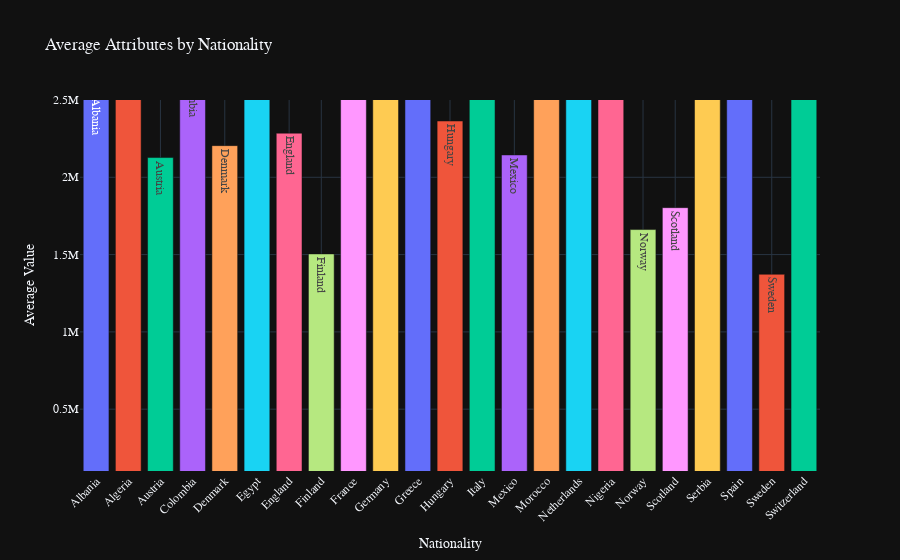

Source (notebook cell):
### Code cell
specific_nationalities = ['Egypt', 'France', 'Germany', 'Netherlands', 'Spain',
                          'England', 'Scotland','Italy', 'Switzerland', 'Serbia',
                          'Morocco', 'Algeria', 'Denmark', 'Hungary', 'Nigeria',
                          'Norway', 'Mexico', 'Austria', 'Albania', 'Colombia',
                          'Greece', 'Finland', 'Sweden']

filtered_df = df[df['Nationality'].isin(specific_nationalities)]

nationality_stats = filtered_df.groupby('Nationality').agg({
    'Age': 'mean', 'Value': 'mean', 'Wage': 'mean',
    'Height': 'mean', 'Total Stats': 'mean', 'Hits': 'mean'
}).reset_index()

fig = px.bar(
    nationality_stats,
    x='Nationality',
    y='Value',
    text='Nationality',
    hover_data=['Age', 'Value', 'Wage', 'Total Stats', 'Height', 'Hits'],
    title='Average Attributes by Nationality',
    labels={'Value': 'Average Value'},
    color='Nationality',
    template='plotly_dark'
)

fig.update_layout(
    xaxis_title='Nationality',
    yaxis_title='Average Value',
    font=dict(family='Arial', size=12),
    xaxis_tickangle=-45,
    yaxis_range=[100000, 2500000],
    xaxis=dict(showgrid=True),
    yaxis=dict(showgrid=True),
    showlegend=False
)

fig.show()

### Figure 1 — Plotly figure (JSON) as saved in the notebook; plotly's stock layout.template omitted (floating-point values rounded to 4 significant figures)
{"data": [{"alignmentgroup": "True", "customdata": [[24.68, 7922, 1604.0, 182.4, 16.34]], "hovertemplate": "Nationality=%{text}<br>Average Value=%{y}<br>Age=%{customdata[0]}<br>Wage=%{customdata[1]}<br>Total Stats=%{customdata[2]}<br>Height=%{customdata[3]}<br>Hits=%{customdata[4]}<extra></extra>", "legendgroup": "Albania", "marker": {"color": "#636efa", "pattern": {"shape": ""}}, "name": "Albania", "offsetgroup": "Albania", "orientation": "v", "showlegend": true, "text": ["Albania"], "textposition": "auto", "type": "bar", "x": ["Albania"], "xaxis": "x", "y": [2531600], "yaxis": "y"}, {"alignmentgroup": "True", "customdata": [[27.09, 21750.0, 1706.0, 181.7, 34.6]], "hovertemplate": "Nationality=%{text}<br>Average Value=%{y}<br>Age=%{customdata[0]}<br>Wage=%{customdata[1]}<br>Total Stats=%{customdata[2]}<br>Height=%{customdata[3]}<br>Hits=%{customdata[4]}<extra></extra>", "legendgroup": "Algeria", "marker": {"color": "#EF553B", "pattern": {"shape": ""}}, "name": "Algeria", "offsetgroup": "Algeria", "orientation": "v", "showlegend": true, "text": ["Algeria"], "textposition": "auto", "type": "bar", "x": ["Algeria"], "xaxis": "x", "y": [5724000.0], "yaxis": "y"}, {"alignmentgroup": "True", "customdata": [[25.16, 7898.0, 1594.0, 182.8, 12.18]], "hovertemplate": "Nationality=%{text}<br>Average Value=%{y}<br>Age=%{customdata[0]}<br>Wage=%{customdata[1]}<br>Total Stats=%{customdata[2]}<br>Height=%{customdata[3]}<br>Hits=%{customdata[4]}<extra></extra>", "legendgroup": "Austria", "marker": {"color": "#00cc96", "pattern": {"shape": ""}}, "name": "Austria", "offsetgroup": "Austria", "orientation": "v", "showlegend": true, "text": ["Austria"], "textposition": "auto", "type": "bar", "x": ["Austria"], "xaxis": "x", "y": [2128000.0], "yaxis": "y"}, {"alignmentgroup": "True", "customdata": [[25.81, 6967.0, 1622.0, 179.2, 15.89]], "hovertemplate": "Nationality=%{text}<br>Average Value=%{y}<br>Age=%{customdata[0]}<br>Wage=%{customdata[1]}<br>Total Stats=%{customdata[2]}<br>Height=%{customdata[3]}<br>Hits=%{customdata[4]}<extra></extra>", "legendgroup": "Colombia", "marker": {"color": "#ab63fa", "pattern": {"shape": ""}}, "name": "Colombia", "offsetgroup": "Colombia", "orientation": "v", "showlegend": true, "text": ["Colombia"], "textposition": "auto", "type": "bar", "x": ["Colombia"], "xaxis": "x", "y": [2710000.0], "yaxis": "y"}, {"alignmentgroup": "True", "customdata": [[24.37, 8326.0, 1591.0, 184.2, 14.05]], "hovertemplate": "Nationality=%{text}<br>Average Value=%{y}<br>Age=%{customdata[0]}<br>Wage=%{customdata[1]}<br>Total Stats=%{customdata[2]}<br>Height=%{customdata[3]}<br>Hits=%{customdata[4]}<extra></extra>", "legendgroup": "Denmark", "marker": {"color": "#FFA15A", "pattern": {"shape": ""}}, "name": "Denmark", "offsetgroup": "Denmark", "orientation": "v", "showlegend": true, "text": ["Denmark"], "textposition": "auto", "type": "bar", "x": ["Denmark"], "xaxis": "x", "y": [2205000.0], "yaxis": "y"}, {"alignmentgroup": "True", "customdata": [[27.37, 15280.0, 1758.0, 179.8, 20.97]], "hovertemplate": "Nationality=%{text}<br>Average Value=%{y}<br>Age=%{customdata[0]}<br>Wage=%{customdata[1]}<br>Total Stats=%{customdata[2]}<br>Height=%{customdata[3]}<br>Hits=%{customdata[4]}<extra></extra>", "legendgroup": "Egypt", "marker": {"color": "#19d3f3", "pattern": {"shape": ""}}, "name": "Egypt", "offsetgroup": "Egypt", "orientation": "v", "showlegend": true, "text": ["Egypt"], "textposition": "auto", "type": "bar", "x": ["Egypt"], "xaxis": "x", "y": [4863000.0], "yaxis": "y"}, {"alignmentgroup": "True", "customdata": [[23.96, 9555.0, 1549.0, 181.8, 25.33]], "hovertemplate": "Nationality=%{text}<br>Average Value=%{y}<br>Age=%{customdata[0]}<br>Wage=%{customdata[1]}<br>Total Stats=%{customdata[2]}<br>Height=%{customdata[3]}<br>Hits=%{customdata[4]}<extra></extra>", "legendgroup": "England", "marker": {"color": "#FF6692", "pattern": {"shape": ""}}, "name": "England", "offsetgroup": "England", "orientation": "v", "showlegend": true, "text": ["England"], "textposition": "auto", "type": "bar", "x": ["England"], "xaxis": "x", "y": [2285000.0], "yaxis": "y"}, {"alignmentgroup": "True", "customdata": [[25.42, 5214.0, 1571.0, 183.9, 11.59]], "hovertemplate": "Nationality=%{text}<br>Average Value=%{y}<br>Age=%{customdata[0]}<br>Wage=%{customdata[1]}<br>Total Stats=%{customdata[2]}<br>Height=%{customdata[3]}<br>Hits=%{customdata[4]}<extra></extra>", "legendgroup": "Finland", "marker": {"color": "#B6E880", "pattern": {"shape": ""}}, "name": "Finland", "offsetgroup": "Finland", "orientation": "v", "showlegend": true, "text": ["Finland"], "textposition": "auto", "type": "bar", "x": ["Finland"], "xaxis": "x", "y": [1504000.0], "yaxis": "y"}, {"alignmentgroup": "True", "customdata": [[24.38, 13510.0, 1624.0, 181.8, 32.47]], "hovertemplate": "Nationality=%{text}<br>Average Value=%{y}<br>Age=%{customdata[0]}<br>Wage=%{customdata[1]}<br>Total Stats=%{customdata[2]}<br>Height=%{customdata[3]}<br>Hits=%{customdata[4]}<extra></extra>", "legendgroup": "France", "marker": {"color": "#FF97FF", "pattern": {"shape": ""}}, "name": "France", "offsetgroup": "France", "orientation": "v", "showlegend": true, "text": ["France"], "textposition": "auto", "type": "bar", "x": ["France"], "xaxis": "x", "y": [4673000.0], "yaxis": "y"}, {"alignmentgroup": "True", "customdata": [[24.67, 9100.0, 1565.0, 183.8, 19.69]], "hovertemplate": "Nationality=%{text}<br>Average Value=%{y}<br>Age=%{customdata[0]}<br>Wage=%{customdata[1]}<br>Total Stats=%{customdata[2]}<br>Height=%{customdata[3]}<br>Hits=%{customdata[4]}<extra></extra>", "legendgroup": "Germany", "marker": {"color": "#FECB52", "pattern": {"shape": ""}}, "name": "Germany", "offsetgroup": "Germany", "orientation": "v", "showlegend": true, "text": ["Germany"], "textposition": "auto", "type": "bar", "x": ["Germany"], "xaxis": "x", "y": [3033000.0], "yaxis": "y"}, {"alignmentgroup": "True", "customdata": [[24.68, 8616, 1610.0, 183.1, 17.41]], "hovertemplate": "Nationality=%{text}<br>Average Value=%{y}<br>Age=%{customdata[0]}<br>Wage=%{customdata[1]}<br>Total Stats=%{customdata[2]}<br>Height=%{customdata[3]}<br>Hits=%{customdata[4]}<extra></extra>", "legendgroup": "Greece", "marker": {"color": "#636efa", "pattern": {"shape": ""}}, "name": "Greece", "offsetgroup": "Greece", "orientation": "v", "showlegend": true, "text": ["Greece"], "textposition": "auto", "type": "bar", "x": ["Greece"], "xaxis": "x", "y": [3044750], "yaxis": "y"}, {"alignmentgroup": "True", "customdata": [[26.19, 6387.0, 1548.0, 184.6, 25.74]], "hovertemplate": "Nationality=%{text}<br>Average Value=%{y}<br>Age=%{customdata[0]}<br>Wage=%{customdata[1]}<br>Total Stats=%{customdata[2]}<br>Height=%{customdata[3]}<br>Hits=%{customdata[4]}<extra></extra>", "legendgroup": "Hungary", "marker": {"color": "#EF553B", "pattern": {"shape": ""}}, "name": "Hungary", "offsetgroup": "Hungary", "orientation": "v", "showlegend": true, "text": ["Hungary"], "textposition": "auto", "type": "bar", "x": ["Hungary"], "xaxis": "x", "y": [2364000.0], "yaxis": "y"}, {"alignmentgroup": "True", "customdata": [[26.14, 17050.0, 1633.0, 182.8, 31.69]], "hovertemplate": "Nationality=%{text}<br>Average Value=%{y}<br>Age=%{customdata[0]}<br>Wage=%{customdata[1]}<br>Total Stats=%{customdata[2]}<br>Height=%{customdata[3]}<br>Hits=%{customdata[4]}<extra></extra>", "legendgroup": "Italy", "marker": {"color": "#00cc96", "pattern": {"shape": ""}}, "name": "Italy", "offsetgroup": "Italy", "orientation": "v", "showlegend": true, "text": ["Italy"], "textposition": "auto", "type": "bar", "x": ["Italy"], "xaxis": "x", "y": [5071000.0], "yaxis": "y"}, {"alignmentgroup": "True", "customdata": [[24.83, 9488.0, 1601.0, 177.3, 16.42]], "hovertemplate": "Nationality=%{text}<br>Average Value=%{y}<br>Age=%{customdata[0]}<br>Wage=%{customdata[1]}<br>Total Stats=%{customdata[2]}<br>Height=%{customdata[3]}<br>Hits=%{customdata[4]}<extra></extra>", "legendgroup": "Mexico", "marker": {"color": "#ab63fa", "pattern": {"shape": ""}}, "name": "Mexico", "offsetgroup": "Mexico", "orientation": "v", "showlegend": true, "text": ["Mexico"], "textposition": "auto", "type": "bar", "x": ["Mexico"], "xaxis": "x", "y": [2145000.0], "yaxis": "y"}, {"alignmentgroup": "True", "customdata": [[26.1, 15470.0, 1729.0, 181.2, 30.34]], "hovertemplate": "Nationality=%{text}<br>Average Value=%{y}<br>Age=%{customdata[0]}<br>Wage=%{customdata[1]}<br>Total Stats=%{customdata[2]}<br>Height=%{customdata[3]}<br>Hits=%{customdata[4]}<extra></extra>", "legendgroup": "Morocco", "marker": {"color": "#FFA15A", "pattern": {"shape": ""}}, "name": "Morocco", "offsetgroup": "Morocco", "orientation": "v", "showlegend": true, "text": ["Morocco"], "textposition": "auto", "type": "bar", "x": ["Morocco"], "xaxis": "x", "y": [5332000.0], "yaxis": "y"}, {"alignmentgroup": "True", "customdata": [[24.34, 10920.0, 1626.0, 183.1, 43.03]], "hovertemplate": "Nationality=%{text}<br>Average Value=%{y}<br>Age=%{customdata[0]}<br>Wage=%{customdata[1]}<br>Total Stats=%{customdata[2]}<br>Height=%{customdata[3]}<br>Hits=%{customdata[4]}<extra></extra>", "legendgroup": "Netherlands", "marker": {"color": "#19d3f3", "pattern": {"shape": ""}}, "name": "Netherlands", "offsetgroup": "Netherlands", "orientation": "v", "showlegend": true, "text": ["Netherlands"], "textposition": "auto", "type": "bar", "x": ["Netherlands"], "xaxis": "x", "y": [4215000.0], "yaxis": "y"}, {"alignmentgroup": "True", "customdata": [[24.29, 11260.0, 1673.0, 182.0, 28.95]], "hovertemplate": "Nationality=%{text}<br>Average Value=%{y}<br>Age=%{customdata[0]}<br>Wage=%{customdata[1]}<br>Total Stats=%{customdata[2]}<br>Height=%{customdata[3]}<br>Hits=%{customdata[4]}<extra></extra>", "legendgroup": "Nigeria", "marker": {"color": "#FF6692", "pattern": {"shape": ""}}, "name": "Nigeria", "offsetgroup": "Nigeria", "orientation": "v", "showlegend": true, "text": ["Nigeria"], "textposition": "auto", "type": "bar", "x": ["Nigeria"], "xaxis": "x", "y": [3548000.0], "yaxis": "y"}, {"alignmentgroup": "True", "customdata": [[24.25, 3836.0, 1566.0, 182.9, 9.829]], "hovertemplate": "Nationality=%{text}<br>Average Value=%{y}<br>Age=%{customdata[0]}<br>Wage=%{customdata[1]}<br>Total Stats=%{customdata[2]}<br>Height=%{customdata[3]}<br>Hits=%{customdata[4]}<extra></extra>", "legendgroup": "Norway", "marker": {"color": "#B6E880", "pattern": {"shape": ""}}, "name": "Norway", "offsetgroup": "Norway", "orientation": "v", "showlegend": true, "text": ["Norway"], "textposition": "auto", "type": "bar", "x": ["Norway"], "xaxis": "x", "y": [1662000.0], "yaxis": "y"}, {"alignmentgroup": "True", "customdata": [[25.07, 7957.0, 1592.0, 181.1, 15.54]], "hovertemplate": "Nationality=%{text}<br>Average Value=%{y}<br>Age=%{customdata[0]}<br>Wage=%{customdata[1]}<br>Total Stats=%{customdata[2]}<br>Height=%{customdata[3]}<br>Hits=%{customdata[4]}<extra></extra>", "legendgroup": "Scotland", "marker": {"color": "#FF97FF", "pattern": {"shape": ""}}, "name": "Scotland", "offsetgroup": "Scotland", "orientation": "v", "showlegend": true, "text": ["Scotland"], "textposition": "auto", "type": "bar", "x": ["Scotland"], "xaxis": "x", "y": [1803000.0], "yaxis": "y"}, {"alignmentgroup": "True", "customdata": [[25.94, 15410.0, 1646.0, 185.5, 23.49]], "hovertemplate": "Nationality=%{text}<br>Average Value=%{y}<br>Age=%{customdata[0]}<br>Wage=%{customdata[1]}<br>Total Stats=%{customdata[2]}<br>Height=%{customdata[3]}<br>Hits=%{customdata[4]}<extra></extra>", "legendgroup": "Serbia", "marker": {"color": "#FECB52", "pattern": {"shape": ""}}, "name": "Serbia", "offsetgroup": "Serbia", "orientation": "v", "showlegend": true, "text": ["Serbia"], "textposition": "auto", "type": "bar", "x": ["Serbia"], "xaxis": "x", "y": [4618000.0], "yaxis": "y"}, {"alignmentgroup": "True", "customdata": [[25.46, 15030.0, 1666.0, 180.2, 28.28]], "hovertemplate": "Nationality=%{text}<br>Average Value=%{y}<br>Age=%{customdata[0]}<br>Wage=%{customdata[1]}<br>Total Stats=%{customdata[2]}<br>Height=%{customdata[3]}<br>Hits=%{customdata[4]}<extra></extra>", "legendgroup": "Spain", "marker": {"color": "#636efa", "pattern": {"shape": ""}}, "name": "Spain", "offsetgroup": "Spain", "orientation": "v", "showlegend": true, "text": ["Spain"], "textposition": "auto", "type": "bar", "x": ["Spain"], "xaxis": "x", "y": [5302000.0], "yaxis": "y"}, {"alignmentgroup": "True", "customdata": [[25.04, 4235.0, 1554.0, 183.2, 12.74]], "hovertemplate": "Nationality=%{text}<br>Average Value=%{y}<br>Age=%{customdata[0]}<br>Wage=%{customdata[1]}<br>Total Stats=%{customdata[2]}<br>Height=%{customdata[3]}<br>Hits=%{customdata[4]}<extra></extra>", "legendgroup": "Sweden", "marker": {"color": "#EF553B", "pattern": {"shape": ""}}, "name": "Sweden", "offsetgroup": "Sweden", "orientation": "v", "showlegend": true, "text": ["Sweden"], "textposition": "auto", "type": "bar", "x": ["Sweden"], "xaxis": "x", "y": [1372000.0], "yaxis": "y"}, {"alignmentgroup": "True", "customdata": [[24.21, 9232.0, 1580.0, 182.4, 19.08]], "hovertemplate": "Nationality=%{text}<br>Average Value=%{y}<br>Age=%{customdata[0]}<br>Wage=%{customdata[1]}<br>Total Stats=%{customdata[2]}<br>Height=%{customdata[3]}<br>Hits=%{customdata[4]}<extra></extra>", "legendgroup": "Switzerland", "marker": {"color": "#00cc96", "pattern": {"shape": ""}}, "name": "Switzerland", "offsetgroup": "Switzerland", "orientation": "v", "showlegend": true, "text": ["Switzerland"], "textposition": "auto", "type": "bar", "x": ["Switzerland"], "xaxis": "x", "y": [2882000.0], "yaxis": "y"}], "layout": {"barmode": "relative", "font": {"family": "Arial", "size": 12}, "legend": {"title": {"text": "Nationality"}, "tracegroupgap": 0}, "showlegend": false, "title": {"text": "Average Attributes by Nationality"}, "xaxis": {"anchor": "y", "categoryarray": ["Albania", "Algeria", "Austria", "Colombia", "Denmark", "Egypt", "England", "Finland", "France", "Germany", "Greece", "Hungary", "Italy", "Mexico", "Morocco", "Netherlands", "Nigeria", "Norway", "Scotland", "Serbia", "Spain", "Sweden", "Switzerland"], "categoryorder": "array", "domain": [0, 1], "showgrid": true, "tickangle": -45, "title": {"text": "Nationality"}}, "yaxis": {"anchor": "x", "domain": [0, 1], "range": [100000, 2500000], "showgrid": true, "title": {"text": "Average Value"}}}}
